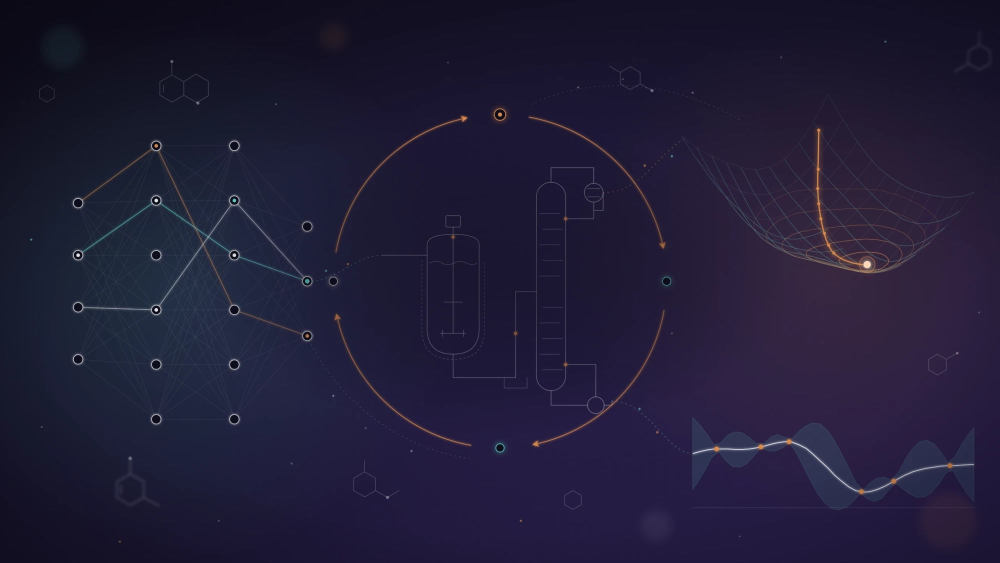
#> input picture assets/media/research-background.jpg, 2000 x 1125 px (shown at 1/2 size)
$ python make_sharing_image.py
#> lines starting #> are read from the running program, lines starting #| are printed output that depends on the picture
"""Make the link-preview image shown when the site is shared (LinkedIn, Slack, etc.).

Writes assets/media/sharing.jpg (1200 x 630), which the theme uses as og:image for
pages without their own featured image or avatar.

Usage:  python3 tools/make_sharing_image.py
Requires Pillow and the CMU Sans Serif fonts (cmunsx.ttf, cmunss.ttf) installed.
"""
from pathlib import Path

from PIL import Image, ImageDraw, ImageEnhance, ImageFont

ROOT = Path(__file__).resolve().parent.parent
MEDIA = ROOT / "assets" / "media"
W, H = 1200, 630


def font(name, size):
    for folder in (Path.home() / "Library" / "Fonts", Path("/Library/Fonts")):
        if (folder / name).exists():
            return ImageFont.truetype(str(folder / name), size)
    raise SystemExit(f"Font {name} not found; install CMU Sans Serif.")


# Background: the home slider's research illustration, cropped to 1200x630 and dimmed.
bg = Image.open(MEDIA / "research-background.jpg").convert("RGB")
#> bg is the input picture: PIL image 2000x1125 RGB; mean R, G, B 32.7, 28.6, 54.7
scale = max(W / bg.width, H / bg.height)
#> scale = 0.6
bg = bg.resize((round(bg.width * scale), round(bg.height * scale)), Image.LANCZOS)
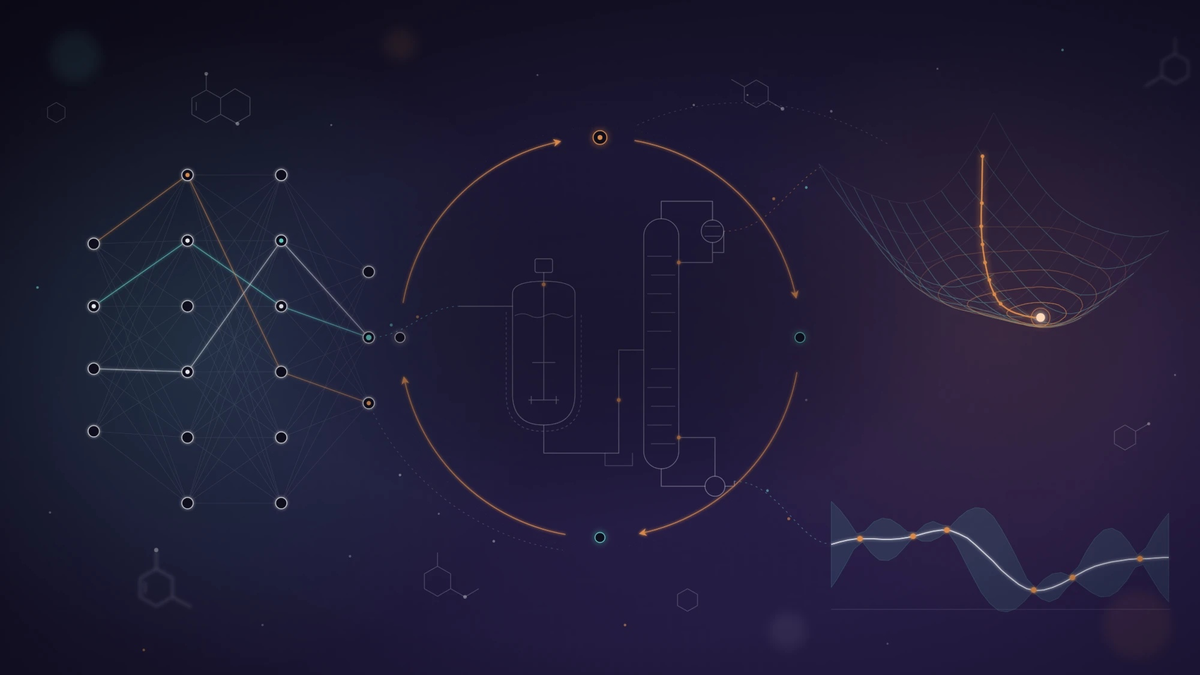
#> bg: PIL image 1200x675 RGB; mean R, G, B 32.7, 28.6, 54.7
left, top = (bg.width - W) // 2, (bg.height - H) // 2
#> left = 0; top = 22
bg = bg.crop((left, top, left + W, top + H))
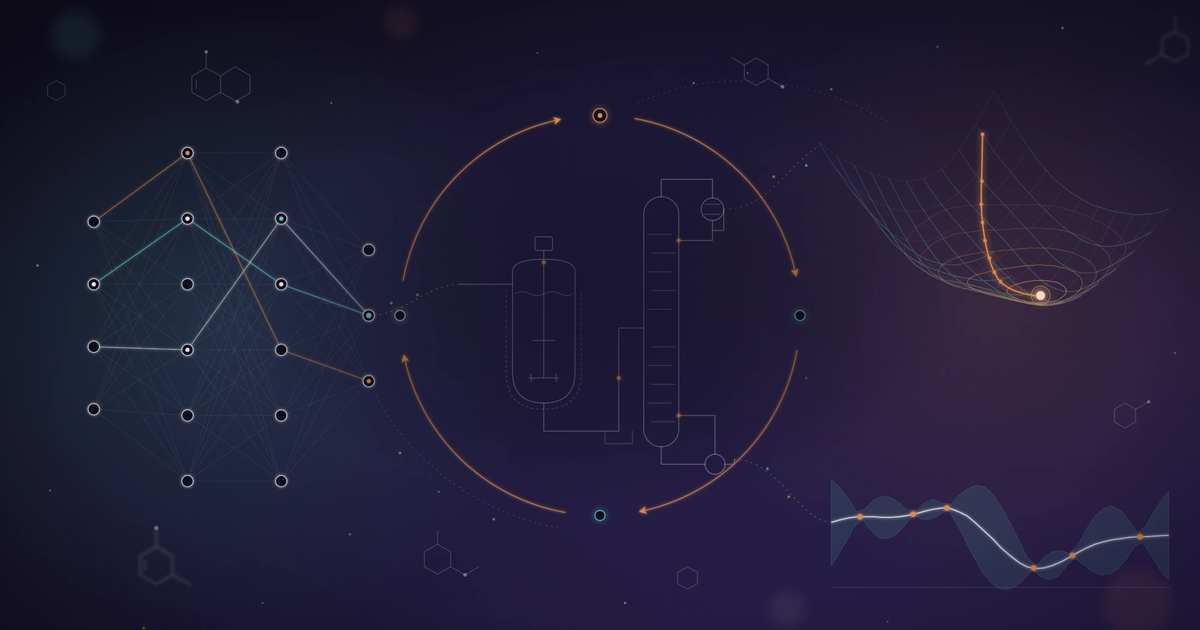
#> bg: PIL image 1200x630 RGB; mean R, G, B 33.4, 29.3, 55.5
bg = ImageEnhance.Brightness(bg).enhance(0.45)
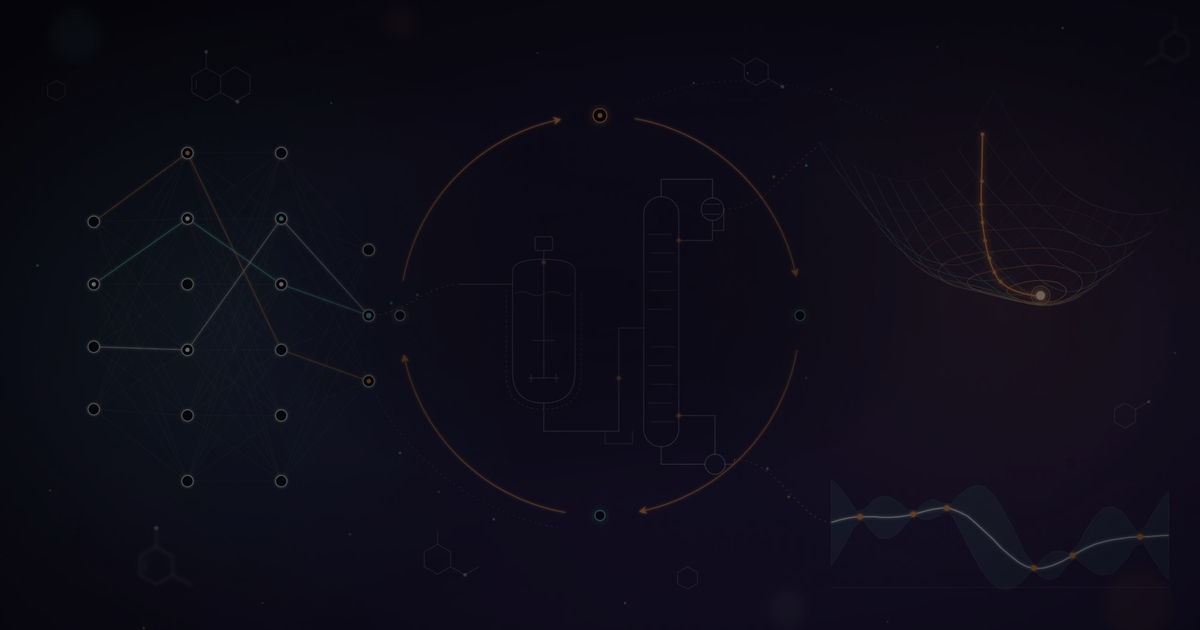
#> bg: PIL image 1200x630 RGB; mean R, G, B 14.5, 12.7, 24.5

# Logo, centred in the upper part.
#> (the run stopped early here; a loop or call above may not have finished)
